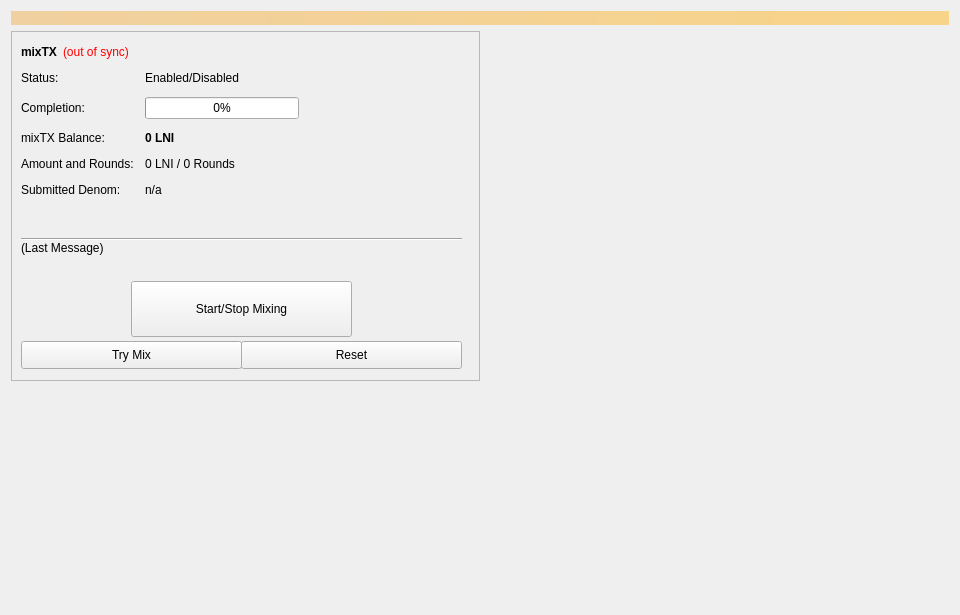
<?xml version="1.0" encoding="UTF-8"?>
<ui version="4.0">
 <class>Coinmix</class>
 <widget class="QWidget" name="Coinmix">
  <property name="geometry">
   <rect>
    <x>0</x>
    <y>0</y>
    <width>960</width>
    <height>615</height>
   </rect>
  </property>
  <property name="minimumSize">
   <size>
    <width>960</width>
    <height>0</height>
   </size>
  </property>
  <property name="windowTitle">
   <string>Form</string>
  </property>
  <layout class="QVBoxLayout" name="topLayout">
   <item>
    <widget class="QLabel" name="labelAlerts">
     <property name="visible">
      <bool>false</bool>
     </property>
     <property name="styleSheet">
      <string notr="true">background-color: qlineargradient(x1: 0, y1: 0, x2: 1, y2: 0, stop:0 #F0D0A0, stop:1 #F8D488); color:#000000;</string>
     </property>
     <property name="wordWrap">
      <bool>true</bool>
     </property>
     <property name="margin">
      <number>3</number>
     </property>
    </widget>
   </item>
   <item>
    <layout class="QHBoxLayout" name="horizontalLayout" stretch="1,1">
     <item>
      <layout class="QVBoxLayout" name="verticalLayout_2">
       <item>
        <widget class="QFrame" name="framemixTX">
         <property name="minimumSize">
          <size>
           <width>0</width>
           <height>350</height>
          </size>
         </property>
         <property name="layoutDirection">
          <enum>Qt::LeftToRight</enum>
         </property>
         <property name="frameShape">
          <enum>QFrame::StyledPanel</enum>
         </property>
         <property name="frameShadow">
          <enum>QFrame::Raised</enum>
         </property>
         <widget class="QWidget" name="formLayoutWidget">
          <property name="geometry">
           <rect>
            <x>10</x>
            <y>40</y>
            <width>451</width>
            <height>161</height>
           </rect>
          </property>
          <layout class="QFormLayout" name="formLayout">
           <property name="fieldGrowthPolicy">
            <enum>QFormLayout::AllNonFixedFieldsGrow</enum>
           </property>
           <property name="horizontalSpacing">
            <number>11</number>
           </property>
           <property name="verticalSpacing">
            <number>12</number>
           </property>
           <item row="0" column="0">
            <widget class="QLabel" name="label_6">
             <property name="text">
              <string>Status:</string>
             </property>
            </widget>
           </item>
           <item row="1" column="0">
            <widget class="QLabel" name="label_7">
             <property name="text">
              <string>Completion:</string>
             </property>
            </widget>
           </item>
           <item row="1" column="1">
            <widget class="QProgressBar" name="mixTXProgress">
             <property name="maximumSize">
              <size>
               <width>154</width>
               <height>16777215</height>
              </size>
             </property>
             <property name="value">
              <number>0</number>
             </property>
            </widget>
           </item>
           <item row="2" column="0">
            <widget class="QLabel" name="labelAnonymizedText">
             <property name="text">
              <string>mixTX Balance:</string>
             </property>
            </widget>
           </item>
           <item row="2" column="1">
            <widget class="QLabel" name="labelAnonymized">
             <property name="font">
              <font>
               <weight>75</weight>
               <bold>true</bold>
              </font>
             </property>
             <property name="text">
              <string notr="true">0 LNI</string>
             </property>
            </widget>
           </item>
           <item row="3" column="0">
            <widget class="QLabel" name="label_8">
             <property name="text">
              <string>Amount and Rounds:</string>
             </property>
            </widget>
           </item>
           <item row="3" column="1">
            <widget class="QLabel" name="labelAmountRounds">
             <property name="text">
              <string>0 LNI / 0 Rounds</string>
             </property>
            </widget>
           </item>
           <item row="4" column="0">
            <widget class="QLabel" name="label_9">
             <property name="text">
              <string>Submitted Denom:</string>
             </property>
            </widget>
           </item>
           <item row="4" column="1">
            <widget class="QLabel" name="labelSubmittedDenom">
             <property name="toolTip">
              <string>The denominations you submitted to the Masternode.&lt;br&gt;To mix, other users must submit the exact same denominations.</string>
             </property>
             <property name="text">
              <string>n/a</string>
             </property>
            </widget>
           </item>
           <item row="0" column="1">
            <widget class="QLabel" name="mixTXEnabled">
             <property name="text">
              <string>Enabled/Disabled</string>
             </property>
            </widget>
           </item>
          </layout>
         </widget>
         <widget class="QPushButton" name="runAutoDenom">
          <property name="geometry">
           <rect>
            <x>251</x>
            <y>17</y>
            <width>1</width>
            <height>1</height>
           </rect>
          </property>
          <property name="palette">
           <palette>
            <active>
             <colorrole role="WindowText">
              <brush brushstyle="SolidPattern">
               <color alpha="255">
                <red>0</red>
                <green>0</green>
                <blue>0</blue>
               </color>
              </brush>
             </colorrole>
             <colorrole role="Button">
              <brush brushstyle="SolidPattern">
               <color alpha="255">
                <red>239</red>
                <green>238</green>
                <blue>238</blue>
               </color>
              </brush>
             </colorrole>
             <colorrole role="Light">
              <brush brushstyle="SolidPattern">
               <color alpha="255">
                <red>255</red>
                <green>255</green>
                <blue>255</blue>
               </color>
              </brush>
             </colorrole>
             <colorrole role="Midlight">
              <brush brushstyle="SolidPattern">
               <color alpha="255">
                <red>247</red>
                <green>246</green>
                <blue>246</blue>
               </color>
              </brush>
             </colorrole>
             <colorrole role="Dark">
              <brush brushstyle="SolidPattern">
               <color alpha="255">
                <red>119</red>
                <green>119</green>
                <blue>119</blue>
               </color>
              </brush>
             </colorrole>
             <colorrole role="Mid">
              <brush brushstyle="SolidPattern">
               <color alpha="255">
                <red>159</red>
                <green>159</green>
                <blue>159</blue>
               </color>
              </brush>
             </colorrole>
             <colorrole role="Text">
              <brush brushstyle="SolidPattern">
               <color alpha="255">
                <red>0</red>
                <green>0</green>
                <blue>0</blue>
               </color>
              </brush>
             </colorrole>
             <colorrole role="BrightText">
              <brush brushstyle="SolidPattern">
               <color alpha="255">
                <red>255</red>
                <green>255</green>
                <blue>255</blue>
               </color>
              </brush>
             </colorrole>
             <colorrole role="ButtonText">
              <brush brushstyle="SolidPattern">
               <color alpha="255">
                <red>0</red>
                <green>0</green>
                <blue>0</blue>
               </color>
              </brush>
             </colorrole>
             <colorrole role="Base">
              <brush brushstyle="SolidPattern">
               <color alpha="255">
                <red>255</red>
                <green>255</green>
                <blue>255</blue>
               </color>
              </brush>
             </colorrole>
             <colorrole role="Window">
              <brush brushstyle="SolidPattern">
               <color alpha="255">
                <red>239</red>
                <green>238</green>
                <blue>238</blue>
               </color>
              </brush>
             </colorrole>
             <colorrole role="Shadow">
              <brush brushstyle="SolidPattern">
               <color alpha="255">
                <red>0</red>
                <green>0</green>
                <blue>0</blue>
               </color>
              </brush>
             </colorrole>
             <colorrole role="AlternateBase">
              <brush brushstyle="SolidPattern">
               <color alpha="255">
                <red>247</red>
                <green>246</green>
                <blue>246</blue>
               </color>
              </brush>
             </colorrole>
             <colorrole role="ToolTipBase">
              <brush brushstyle="SolidPattern">
               <color alpha="255">
                <red>255</red>
                <green>255</green>
                <blue>220</blue>
               </color>
              </brush>
             </colorrole>
             <colorrole role="ToolTipText">
              <brush brushstyle="SolidPattern">
               <color alpha="255">
                <red>0</red>
                <green>0</green>
                <blue>0</blue>
               </color>
              </brush>
             </colorrole>
            </active>
            <inactive>
             <colorrole role="WindowText">
              <brush brushstyle="SolidPattern">
               <color alpha="255">
                <red>0</red>
                <green>0</green>
                <blue>0</blue>
               </color>
              </brush>
             </colorrole>
             <colorrole role="Button">
              <brush brushstyle="SolidPattern">
               <color alpha="255">
                <red>239</red>
                <green>238</green>
                <blue>238</blue>
               </color>
              </brush>
             </colorrole>
             <colorrole role="Light">
              <brush brushstyle="SolidPattern">
               <color alpha="255">
                <red>255</red>
                <green>255</green>
                <blue>255</blue>
               </color>
              </brush>
             </colorrole>
             <colorrole role="Midlight">
              <brush brushstyle="SolidPattern">
               <color alpha="255">
                <red>247</red>
                <green>246</green>
                <blue>246</blue>
               </color>
              </brush>
             </colorrole>
             <colorrole role="Dark">
              <brush brushstyle="SolidPattern">
               <color alpha="255">
                <red>119</red>
                <green>119</green>
                <blue>119</blue>
               </color>
              </brush>
             </colorrole>
             <colorrole role="Mid">
              <brush brushstyle="SolidPattern">
               <color alpha="255">
                <red>159</red>
                <green>159</green>
                <blue>159</blue>
               </color>
              </brush>
             </colorrole>
             <colorrole role="Text">
              <brush brushstyle="SolidPattern">
               <color alpha="255">
                <red>0</red>
                <green>0</green>
                <blue>0</blue>
               </color>
              </brush>
             </colorrole>
             <colorrole role="BrightText">
              <brush brushstyle="SolidPattern">
               <color alpha="255">
                <red>255</red>
                <green>255</green>
                <blue>255</blue>
               </color>
              </brush>
             </colorrole>
             <colorrole role="ButtonText">
              <brush brushstyle="SolidPattern">
               <color alpha="255">
                <red>0</red>
                <green>0</green>
                <blue>0</blue>
               </color>
              </brush>
             </colorrole>
             <colorrole role="Base">
              <brush brushstyle="SolidPattern">
               <color alpha="255">
                <red>255</red>
                <green>255</green>
                <blue>255</blue>
               </color>
              </brush>
             </colorrole>
             <colorrole role="Window">
              <brush brushstyle="SolidPattern">
               <color alpha="255">
                <red>239</red>
                <green>238</green>
                <blue>238</blue>
               </color>
              </brush>
             </colorrole>
             <colorrole role="Shadow">
              <brush brushstyle="SolidPattern">
               <color alpha="255">
                <red>0</red>
                <green>0</green>
                <blue>0</blue>
               </color>
              </brush>
             </colorrole>
             <colorrole role="AlternateBase">
              <brush brushstyle="SolidPattern">
               <color alpha="255">
                <red>247</red>
                <green>246</green>
                <blue>246</blue>
               </color>
              </brush>
             </colorrole>
             <colorrole role="ToolTipBase">
              <brush brushstyle="SolidPattern">
               <color alpha="255">
                <red>255</red>
                <green>255</green>
                <blue>220</blue>
               </color>
              </brush>
             </colorrole>
             <colorrole role="ToolTipText">
              <brush brushstyle="SolidPattern">
               <color alpha="255">
                <red>0</red>
                <green>0</green>
                <blue>0</blue>
               </color>
              </brush>
             </colorrole>
            </inactive>
            <disabled>
             <colorrole role="WindowText">
              <brush brushstyle="SolidPattern">
               <color alpha="255">
                <red>119</red>
                <green>119</green>
                <blue>119</blue>
               </color>
              </brush>
             </colorrole>
             <colorrole role="Button">
              <brush brushstyle="SolidPattern">
               <color alpha="255">
                <red>239</red>
                <green>238</green>
                <blue>238</blue>
               </color>
              </brush>
             </colorrole>
             <colorrole role="Light">
              <brush brushstyle="SolidPattern">
               <color alpha="255">
                <red>255</red>
                <green>255</green>
                <blue>255</blue>
               </color>
              </brush>
             </colorrole>
             <colorrole role="Midlight">
              <brush brushstyle="SolidPattern">
               <color alpha="255">
                <red>247</red>
                <green>246</green>
                <blue>246</blue>
               </color>
              </brush>
             </colorrole>
             <colorrole role="Dark">
              <brush brushstyle="SolidPattern">
               <color alpha="255">
                <red>119</red>
                <green>119</green>
                <blue>119</blue>
               </color>
              </brush>
             </colorrole>
             <colorrole role="Mid">
              <brush brushstyle="SolidPattern">
               <color alpha="255">
                <red>159</red>
                <green>159</green>
                <blue>159</blue>
               </color>
              </brush>
             </colorrole>
             <colorrole role="Text">
              <brush brushstyle="SolidPattern">
               <color alpha="255">
                <red>119</red>
                <green>119</green>
                <blue>119</blue>
               </color>
              </brush>
             </colorrole>
             <colorrole role="BrightText">
              <brush brushstyle="SolidPattern">
               <color alpha="255">
                <red>255</red>
                <green>255</green>
                <blue>255</blue>
               </color>
              </brush>
             </colorrole>
             <colorrole role="ButtonText">
              <brush brushstyle="SolidPattern">
               <color alpha="255">
                <red>119</red>
                <green>119</green>
                <blue>119</blue>
               </color>
              </brush>
             </colorrole>
             <colorrole role="Base">
              <brush brushstyle="SolidPattern">
               <color alpha="255">
                <red>239</red>
                <green>238</green>
                <blue>238</blue>
               </color>
              </brush>
             </colorrole>
             <colorrole role="Window">
              <brush brushstyle="SolidPattern">
               <color alpha="255">
                <red>239</red>
                <green>238</green>
                <blue>238</blue>
               </color>
              </brush>
             </colorrole>
             <colorrole role="Shadow">
              <brush brushstyle="SolidPattern">
               <color alpha="255">
                <red>0</red>
                <green>0</green>
                <blue>0</blue>
               </color>
              </brush>
             </colorrole>
             <colorrole role="AlternateBase">
              <brush brushstyle="SolidPattern">
               <color alpha="255">
                <red>239</red>
                <green>238</green>
                <blue>238</blue>
               </color>
              </brush>
             </colorrole>
             <colorrole role="ToolTipBase">
              <brush brushstyle="SolidPattern">
               <color alpha="255">
                <red>255</red>
                <green>255</green>
                <blue>220</blue>
               </color>
              </brush>
             </colorrole>
             <colorrole role="ToolTipText">
              <brush brushstyle="SolidPattern">
               <color alpha="255">
                <red>0</red>
                <green>0</green>
                <blue>0</blue>
               </color>
              </brush>
             </colorrole>
            </disabled>
           </palette>
          </property>
          <property name="focusPolicy">
           <enum>Qt::NoFocus</enum>
          </property>
          <property name="autoFillBackground">
           <bool>true</bool>
          </property>
          <property name="text">
           <string/>
          </property>
          <property name="flat">
           <bool>true</bool>
          </property>
         </widget>
         <widget class="QPushButton" name="togglemixTX">
          <property name="geometry">
           <rect>
            <x>120</x>
            <y>250</y>
            <width>221</width>
            <height>56</height>
           </rect>
          </property>
          <property name="sizePolicy">
           <sizepolicy hsizetype="MinimumExpanding" vsizetype="Fixed">
            <horstretch>0</horstretch>
            <verstretch>0</verstretch>
           </sizepolicy>
          </property>
          <property name="text">
           <string>Start/Stop Mixing</string>
          </property>
         </widget>
         <widget class="Line" name="lineLastMessage">
          <property name="geometry">
           <rect>
            <x>10</x>
            <y>200</y>
            <width>441</width>
            <height>16</height>
           </rect>
          </property>
          <property name="orientation">
           <enum>Qt::Horizontal</enum>
          </property>
         </widget>
         <widget class="QLabel" name="mixTXStatus">
          <property name="geometry">
           <rect>
            <x>10</x>
            <y>210</y>
            <width>451</width>
            <height>43</height>
           </rect>
          </property>
          <property name="minimumSize">
           <size>
            <width>288</width>
            <height>43</height>
           </size>
          </property>
          <property name="text">
           <string>(Last Message)</string>
          </property>
          <property name="alignment">
           <set>Qt::AlignLeading|Qt::AlignLeft|Qt::AlignTop</set>
          </property>
          <property name="wordWrap">
           <bool>true</bool>
          </property>
         </widget>
         <widget class="QPushButton" name="mixTXAuto">
          <property name="geometry">
           <rect>
            <x>10</x>
            <y>310</y>
            <width>221</width>
            <height>28</height>
           </rect>
          </property>
          <property name="sizePolicy">
           <sizepolicy hsizetype="MinimumExpanding" vsizetype="Fixed">
            <horstretch>0</horstretch>
            <verstretch>0</verstretch>
           </sizepolicy>
          </property>
          <property name="toolTip">
           <string>Try to manually submit a mixTX request.</string>
          </property>
          <property name="text">
           <string>Try Mix</string>
          </property>
         </widget>
         <widget class="QPushButton" name="mixTXReset">
          <property name="geometry">
           <rect>
            <x>230</x>
            <y>310</y>
            <width>221</width>
            <height>28</height>
           </rect>
          </property>
          <property name="sizePolicy">
           <sizepolicy hsizetype="MinimumExpanding" vsizetype="Fixed">
            <horstretch>0</horstretch>
            <verstretch>0</verstretch>
           </sizepolicy>
          </property>
          <property name="toolTip">
           <string>Reset the current status of mixTX (can interrupt mixTX if it's in the process of Mixing, which can cost you money!)</string>
          </property>
          <property name="autoFillBackground">
           <bool>false</bool>
          </property>
          <property name="text">
           <string>Reset</string>
          </property>
         </widget>
         <widget class="QWidget" name="layoutWidget">
          <property name="geometry">
           <rect>
            <x>10</x>
            <y>10</y>
            <width>431</width>
            <height>22</height>
           </rect>
          </property>
          <layout class="QHBoxLayout" name="horizontalLayout_5">
           <item>
            <widget class="QLabel" name="label_2">
             <property name="font">
              <font>
               <weight>75</weight>
               <bold>true</bold>
              </font>
             </property>
             <property name="text">
              <string>mixTX</string>
             </property>
            </widget>
           </item>
           <item>
            <widget class="QLabel" name="labelmixTXSyncStatus">
             <property name="toolTip">
              <string>The displayed information may be out of date. Your wallet automatically synchronizes with the Loonie network after a connection is established, but this process has not completed yet.</string>
             </property>
             <property name="styleSheet">
              <string notr="true">QLabel { color: red; }</string>
             </property>
             <property name="text">
              <string notr="true">(out of sync)</string>
             </property>
             <property name="alignment">
              <set>Qt::AlignLeading|Qt::AlignLeft|Qt::AlignVCenter</set>
             </property>
            </widget>
           </item>
           <item>
            <spacer name="horizontalSpacer_4">
             <property name="orientation">
              <enum>Qt::Horizontal</enum>
             </property>
             <property name="sizeHint" stdset="0">
              <size>
               <width>40</width>
               <height>20</height>
              </size>
             </property>
            </spacer>
           </item>
          </layout>
         </widget>
        </widget>
       </item>
       <item>
        <spacer name="verticalSpacer">
         <property name="orientation">
          <enum>Qt::Vertical</enum>
         </property>
         <property name="sizeHint" stdset="0">
          <size>
           <width>20</width>
           <height>40</height>
          </size>
         </property>
        </spacer>
       </item>
      </layout>
     </item>
     <item>
      <layout class="QVBoxLayout" name="verticalLayout_3">
       <item>
        <spacer name="verticalSpacer_2">
         <property name="orientation">
          <enum>Qt::Vertical</enum>
         </property>
         <property name="sizeType">
          <enum>QSizePolicy::Expanding</enum>
         </property>
         <property name="sizeHint" stdset="0">
          <size>
           <width>20</width>
           <height>40</height>
          </size>
         </property>
        </spacer>
       </item>
      </layout>
     </item>
    </layout>
   </item>
  </layout>
 </widget>
 <resources/>
 <connections/>
</ui>
